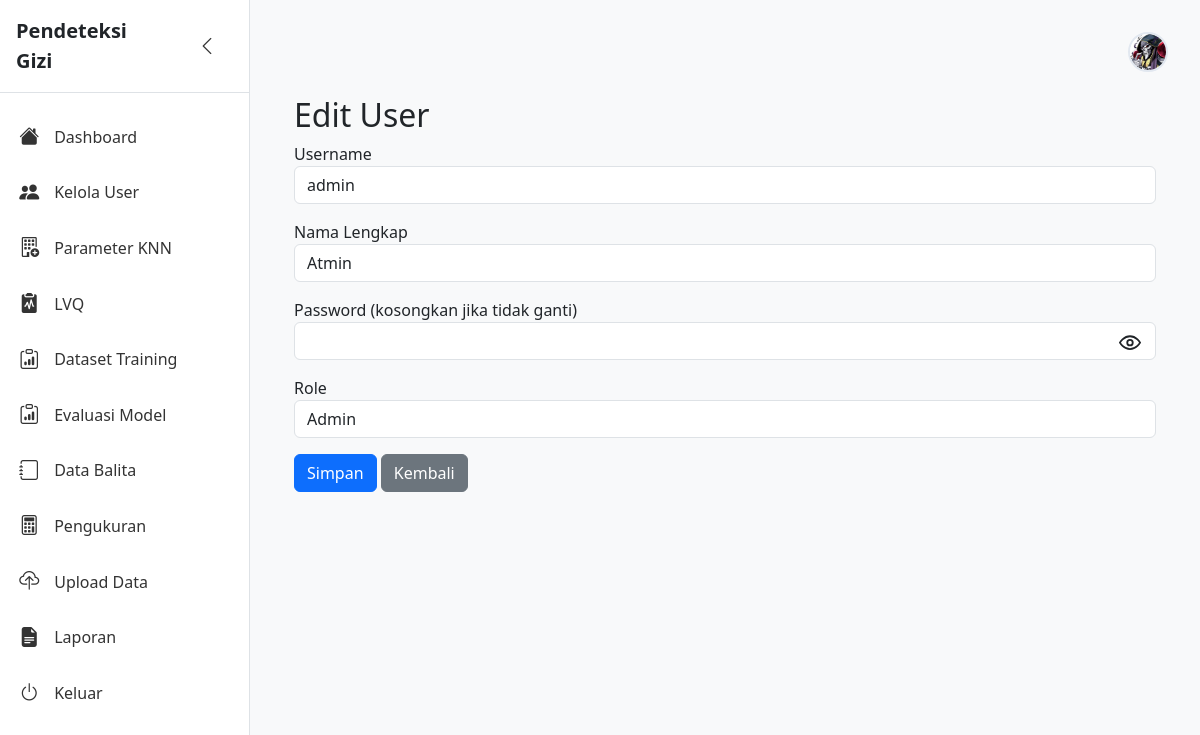
The page /user/edit/1 (signed in) on the database its author committed.
### tables this page shows
CREATE TABLE users (
            id INTEGER PRIMARY KEY AUTOINCREMENT,
            username TEXT UNIQUE NOT NULL,
            password TEXT NOT NULL,
            nama_lengkap TEXT NOT NULL,
            role TEXT NOT NULL CHECK (role IN ('admin', 'user')),
            created_at TIMESTAMP DEFAULT CURRENT_TIMESTAMP
        , alamat TEXT, tempat_lahir TEXT, tanggal_lahir DATE, pendidikan TEXT, email TEXT, photo TEXT);

### app.py (the view, shortened to what this page needs)
@app.route('/user/edit/<int:id>', methods=['GET', 'POST'])
@admin_required
def edit_user(id):
    conn = get_db()
    user = conn.execute('SELECT * FROM users WHERE id = ?', (id,)).fetchone()
    conn.close()
    return render_template('user/edit.html', user=user)

### app.py (called while the page is built)
def get_db():
    conn = sqlite3.connect(app.config['DATABASE'])
    conn.row_factory = sqlite3.Row
    conn.execute("PRAGMA foreign_keys = ON")
    return conn

def admin_required(f):
    @wraps(f)
    def decorated(*args, **kwargs):
        if 'role' not in session or session['role'] != 'admin':
            flash('Akses terbatas untuk admin', 'danger')
            return redirect(url_for('dashboard'))
        return f(*args, **kwargs)
    return decorated

### templates/user/edit.html (shortened to what this page needs)
{% extends "base.html" %}
{% block content %}
<div class="container mt-4">
    <h2>Edit User</h2>
    <form method="post">
        <div class="mb-3">
            <label>Username</label>
            <input type="text" name="username" class="form-control" value="{{ user.username }}" required>
        </div>
        <div class="mb-3">
            <label>Nama Lengkap</label>
            <input type="text" name="nama_lengkap" class="form-control" value="{{ user.nama_lengkap }}" required>
        </div>
        <div class="mb-3">
            <label>Password (kosongkan jika tidak ganti)</label>
            <div style="position:relative;">
                <input type="password" class="form-control" id="password" name="password" autocomplete="new-password">
                <span onclick="togglePassword()" style="position:absolute;right:15px;top:50%;transform:translateY(-50%);cursor:pointer;">
                    <svg id="eyeIcon" xmlns="http://www.w3.org/2000/svg" width="22" height="22" fill="none" stroke="currentColor" stroke-width="2" viewBox="0 0 24 24">
                        <path d="M1 12s4-7 11-7 11 7 11 7-4 7-11 7-11-7-11-7z"/>
                        <circle cx="12" cy="12" r="3"/>
                    </svg>
                </span>
            </div>
        </div>
        <div class="mb-3">
            <label>Role</label>
            <select name="role" class="form-control" required>
                <option value="admin" {% if user.role=='admin' %}selected{% endif %}>Admin</option>
            </select>
        </div>
        <button type="submit" class="btn btn-primary">Simpan</button>
        <a href="{{ url_for('kelola_user') }}" class="btn btn-secondary">Kembali</a>
    </form>
</div>
{% endblock %}

### templates/base.html (style rules this page uses)
body { background: #f8f9fa; }

### rows shown on the page
users: username "admin", nama_lengkap "Atmin", role "Admin"
